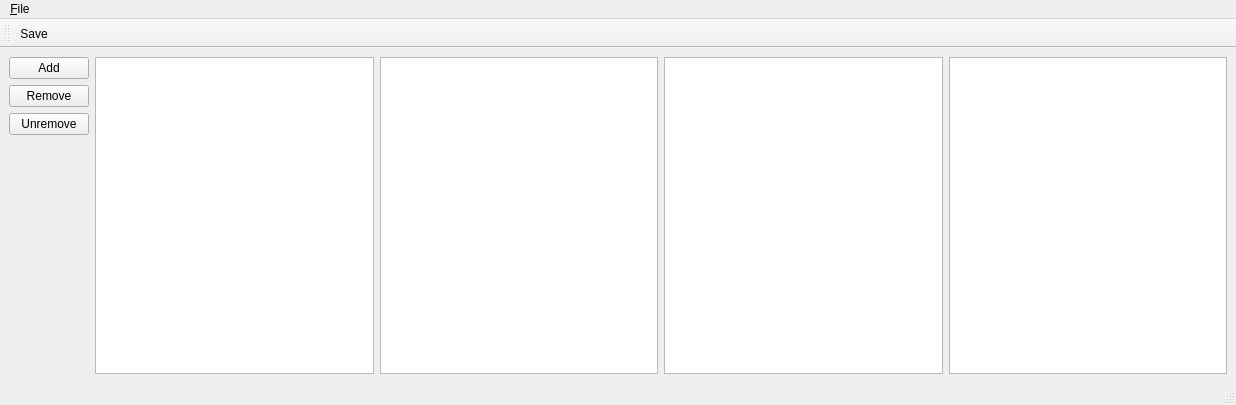
<?xml version="1.0" encoding="UTF-8"?>
<ui version="4.0">
 <class>Mdt::Railway::VehicleTypeClassEditionWindow</class>
 <widget class="QMainWindow" name="Mdt::Railway::VehicleTypeClassEditionWindow">
  <property name="geometry">
   <rect>
    <x>0</x>
    <y>0</y>
    <width>1236</width>
    <height>405</height>
   </rect>
  </property>
  <property name="windowTitle">
   <string>Vehicle type class</string>
  </property>
  <widget class="QWidget" name="centralwidget">
   <layout class="QHBoxLayout" name="horizontalLayout">
    <item>
     <layout class="QVBoxLayout" name="verticalLayout">
      <item>
       <widget class="QPushButton" name="pbAdd">
        <property name="text">
         <string>Add</string>
        </property>
        <property name="icon">
         <iconset theme="list-add">
          <normaloff>.</normaloff>.</iconset>
        </property>
       </widget>
      </item>
      <item>
       <widget class="QPushButton" name="pbRemove">
        <property name="text">
         <string>Remove</string>
        </property>
        <property name="icon">
         <iconset theme="list-remove">
          <normaloff>.</normaloff>.</iconset>
        </property>
       </widget>
      </item>
      <item>
       <widget class="QPushButton" name="pbUnremove">
        <property name="text">
         <string>Unremove</string>
        </property>
       </widget>
      </item>
      <item>
       <spacer name="verticalSpacer">
        <property name="orientation">
         <enum>Qt::Vertical</enum>
        </property>
        <property name="sizeHint" stdset="0">
         <size>
          <width>20</width>
          <height>40</height>
         </size>
        </property>
       </spacer>
      </item>
     </layout>
    </item>
    <item>
     <widget class="QTableView" name="tableView"/>
    </item>
    <item>
     <widget class="QTableView" name="tvEditVehicleTypeClass"/>
    </item>
    <item>
     <widget class="QTableView" name="tvEditVehicleTypeClassAsync"/>
    </item>
    <item>
     <widget class="QUndoView" name="undoView"/>
    </item>
   </layout>
  </widget>
  <widget class="QMenuBar" name="menubar">
   <property name="geometry">
    <rect>
     <x>0</x>
     <y>0</y>
     <width>1236</width>
     <height>19</height>
    </rect>
   </property>
   <widget class="QMenu" name="menu_File">
    <property name="title">
     <string>&amp;File</string>
    </property>
    <addaction name="actionSave"/>
   </widget>
   <addaction name="menu_File"/>
  </widget>
  <widget class="QStatusBar" name="statusbar"/>
  <widget class="QToolBar" name="toolBar">
   <property name="windowTitle">
    <string>toolBar</string>
   </property>
   <attribute name="toolBarArea">
    <enum>TopToolBarArea</enum>
   </attribute>
   <attribute name="toolBarBreak">
    <bool>false</bool>
   </attribute>
   <addaction name="actionSave"/>
  </widget>
  <action name="actionSave">
   <property name="icon">
    <iconset theme="document-save">
     <normaloff>.</normaloff>.</iconset>
   </property>
   <property name="text">
    <string>&amp;Save</string>
   </property>
  </action>
 </widget>
 <customwidgets>
  <customwidget>
   <class>QUndoView</class>
   <extends>QListView</extends>
   <header>QUndoView</header>
  </customwidget>
 </customwidgets>
 <resources/>
 <connections/>
</ui>
